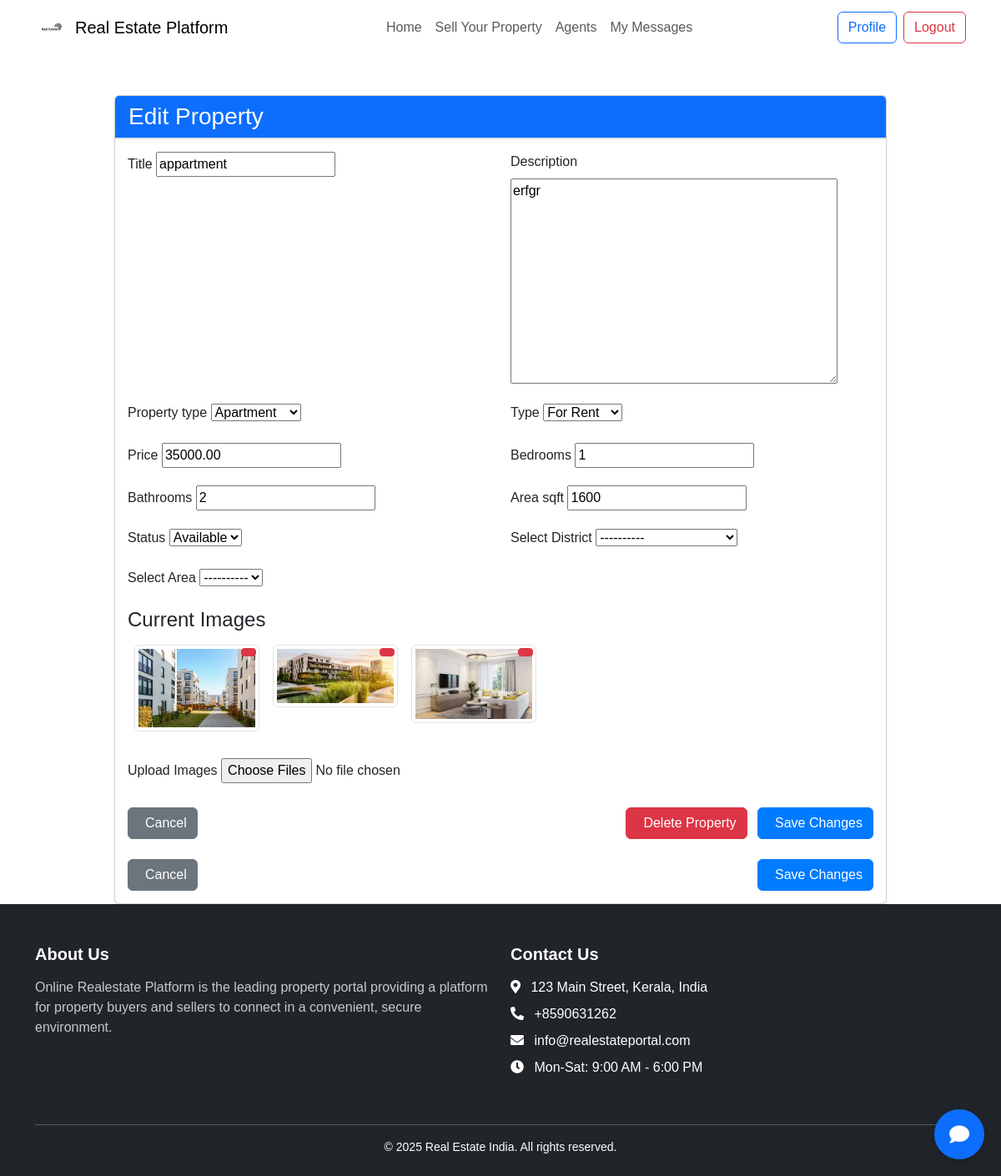
The page /accounts/property/edit/2/ (signed in) on the database its author committed.
### properties/models.py (models this page shows, shortened)
class Property(models.Model):
    agent = models.ForeignKey(Agent, on_delete=models.CASCADE, related_name='properties', null=True, blank=True)
    user = models.ForeignKey(User, on_delete=models.CASCADE, related_name='properties')
    location = models.ForeignKey('Location', on_delete=models.CASCADE, related_name='properties')
    title = models.CharField(max_length=100)
    description = models.TextField()
    property_type = models.CharField(
        max_length=20,
        choices=[
            ('house', 'House'),
            ('apartment', 'Apartment'),
            ('land', 'Land'),
            ('commercial', 'Commercial')
        ]
    )
    type = models.CharField(
        max_length=20,
        choices=[
            ('sale', 'For Sale'),
            ('rent', 'For Rent'),
            ('lease', 'For Lease'),
        ]
    )
    price = models.DecimalField(max_digits=15, decimal_places=2)
    bedrooms = models.IntegerField(default=0)
    bathrooms = models.IntegerField(default=0)
    area_sqft = models.IntegerField(default=0)
    status = models.CharField(
        max_length=20,
        choices=[
            ('available', 'Available'),
            ('sold', 'Sold'),
            ('pending', 'Pending')
        ],
        default='available'
    )
    created_at = models.DateTimeField(default=timezone.now)
    updated_at = models.DateTimeField(auto_now=True)

class PropertyImage(models.Model):
    property = models.ForeignKey(Property, on_delete=models.CASCADE, related_name='images')
    image = models.ImageField(upload_to='property_images/')

### accounts/views.py (the view)
# urls.py: path('property/edit/<int:property_id>/', views.edit_property, name='edit_property'),
@login_required
def edit_property(request, property_id):
    property = get_object_or_404(Property, id=property_id, user=request.user)
    if request.method == 'POST':
        form = PropertyForm(request.POST, request.FILES, instance=property)
        if form.is_valid():
            updated_property = form.save(commit=False)
            district = form.cleaned_data.get('district')
            area = form.cleaned_data.get('area')
            if district and area:
                updated_property.district = district
                updated_property.area = area
            updated_property.save()
            if request.FILES.getlist('images'):
                for image in request.FILES.getlist('images'):
                    PropertyImage.objects.create(property=updated_property, image=image)
            messages.success(request, 'Property updated successfully!')
            return redirect('user_properties')
    else:
        form = PropertyForm(instance=property)
    existing_images = PropertyImage.objects.filter(property=property)
    return render(request, 'accounts/edituser_property.html', {
        'form': form,
        'property': property,
        'existing_images': existing_images
    })

### accounts/templates/accounts/edituser_property.html (shortened to what this page needs)
{% extends 'base.html' %}
{% block content %}
<div class="container mt-5">
    <div class="row justify-content-center">
        <div class="col-md-10">
            <div class="card shadow-sm">
                <div class="card-header bg-primary text-white">
                    <h3 class="mb-0">Edit Property</h3>
                </div>
                <div class="card-body">
                    <form method="POST" enctype="multipart/form-data">
                        <div class="row">
                            {% for field in form %}
                                {% if field.name not in 'images' %}
                                    <div class="col-md-6 mb-3">
                                        <label for="{{ field.id_for_label }}" class="form-label">
                                            {{ field.label }}
                                        </label>
                                        {{ field }}
                                    </div>
                                {% endif %}
                            {% endfor %}
                        </div>
                        {% if existing_images %}
                        <div class="row mb-4">
                            <div class="col-12">
                                <h4>Current Images</h4>
                                <div class="d-flex flex-wrap">
                                    {% for image in existing_images %}
                                    <div class="position-relative m-2">
                                        <img src="{{ image.image.url }}" class="img-thumbnail" style="max-width: 150px; max-height: 150px;">
                                        <a href="{% url 'delete_property_image' image.id %}"
                                           class="btn btn-danger btn-sm position-absolute top-0 end-0 m-1"
                                           onclick="return confirm('Are you sure you want to delete this image?');">
                                        </a>
                                    </div>
                                    {% endfor %}
                                </div>
                            </div>
                        </div>
                        {% endif %}
                        <div class="row mb-3">
                            <div class="col-12">
                                <label for="{{ form.images.id_for_label }}" class="form-label">
                                    {{ form.images.label }}
                                </label>
                                {{ form.images }}
                            </div>
                        </div>
                        <div class="d-flex justify-content-between mt-4">
                            <a href="{% url 'user_properties' %}" class="btn btn-secondary">
                                Cancel
                            </a>
                            <div>
                                <a href="{% url 'delete_property' property.id %}" class="btn btn-danger me-2">
                                    Delete Property
                                </a>
                                <button type="submit" class="btn btn-primary">
                                    Save Changes
                                </button>
                            </div>
                        </div>
                        <div class="d-flex justify-content-between mt-4">
                            <a href="{% url 'user_properties' %}" class="btn btn-secondary">
                                Cancel
                            </a>
                            <button type="submit" class="btn btn-primary">
                                Save Changes
                            </button>
                        </div>
                    </form>
                </div>
            </div>
        </div>
    </div>
</div>
{% endblock %}

### properties/static/css/property_details.css (style rules this page uses)
body { font-family: 'Arial', sans-serif; background: #ffffff; margin: 0; padding: 0; color: #333; }

### properties/static/css/chat.css (style rules this page uses)
.card-header { background-color: #f1f5f8; border-bottom: 2px solid #dcdfe2; }
.card-body { padding: 15px; }
.btn-primary { background-color: #007bff; border-color: #007bff; }

### rows shown on the page
Property: form "appartment" "erfgr" "Apartment" "For Rent" "35000.00" "1" "2" "1600" "Available"
PropertyImage: image (picture)
PropertyImage: image (picture)
PropertyImage: image (picture)

### other values the page prints
{{ field.label }} "Title" "Description" "Property type" "Type" "Price" "Bedrooms" "Bathrooms" "Area sqft" "Status" "Select District" "Select Area"
